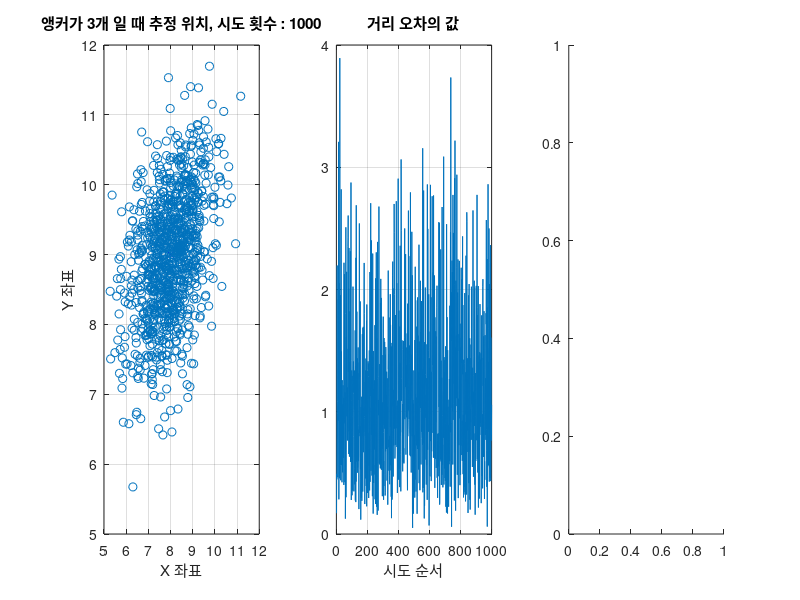

This figure's MATLAB source: (Note: this script raises an error after producing the figure.)
%앵커의 개수에 따른 RMSE 구해보기
%MMSE 구해서 plot으로 추가하기
AP = [
    0, 0;
    0, 20;
    20, 0;
    20, 20;
    15, 25;
     
];
MS = [8, 9];
trial_size = 1000;
RMSE = zeros(3, 1); % RMSE 값을 저장할 벡터 초기화

for i = 3 : 5 
    A = AP(1:i, :);  
    scatter_data = zeros(trial_size, 2);
    figure;
    for j = 1 : trial_size
        K = sum(A.^2, 2);
        R = (MS  - A).^2;        
        R = sum(R, 2);   
        R = (sqrt(R) + randn(size(R))).^2;             
        pointZero = R(1);
        H = A(2:end,  :);
        R = R(2:end);
        K = K(2:end);
        pH = pinv(H);
        b = (K - R + pointZero) / 2;
        xhat = pH*b;        
        scatter_data(j, :) = xhat';

    end
    subplot(1, 3, 1)
    plot(MS(1), MS(2), 'bx'); hold on
    scatter(scatter_data(:,1), scatter_data(:,2), 'ro'); 
    xlabel('X 좌표'); 
    ylabel('Y 좌표');    
    title (['앵커가 ', num2str(i) '개 일 때 추정 위치, 시도 횟수 : ', num2str(trial_size)]);
    grid on;
    error_scatter = sqrt(sum((scatter_data - MS).^2, 2));       
    subplot(1, 3, 2)
    plot(error_scatter);
    xlabel('시도 순서');     
    title ('거리 오차의 값');
    grid on;

    subplot(1, 3, 3)
    pd = fitdist(error_scatter, 'Kernel', 'Kernel', 'normal');  
    x_values = linspace(min(error_scatter), max(error_scatter), 100);
    plot(x_values, pdf(pd, x_values), 'LineWidth', 2);
    xlabel('오차의 거리');
    ylabel('밀도');
    title(['앵커가 ', num2str(i), '개 일 때의 오차 거리 분포']);
    grid on;
    RMSE(i-2) = sqrt(mean(sum((scatter_data - repmat(MS, trial_size, 1)).^2, 2)));
end
    
figure
plot(3:5, RMSE, '-o', 'LineWidth', 2);
xlabel('앵커 개수');
ylabel('RMSE');
title('앵커 개수에 따른 RMSE');
% 그래프에 각 데이터 포인트의 값 표시
text(3:5, RMSE, num2str(RMSE, '%.4f'), 'HorizontalAlignment','left', 'VerticalAlignment','bottom');
grid on;
